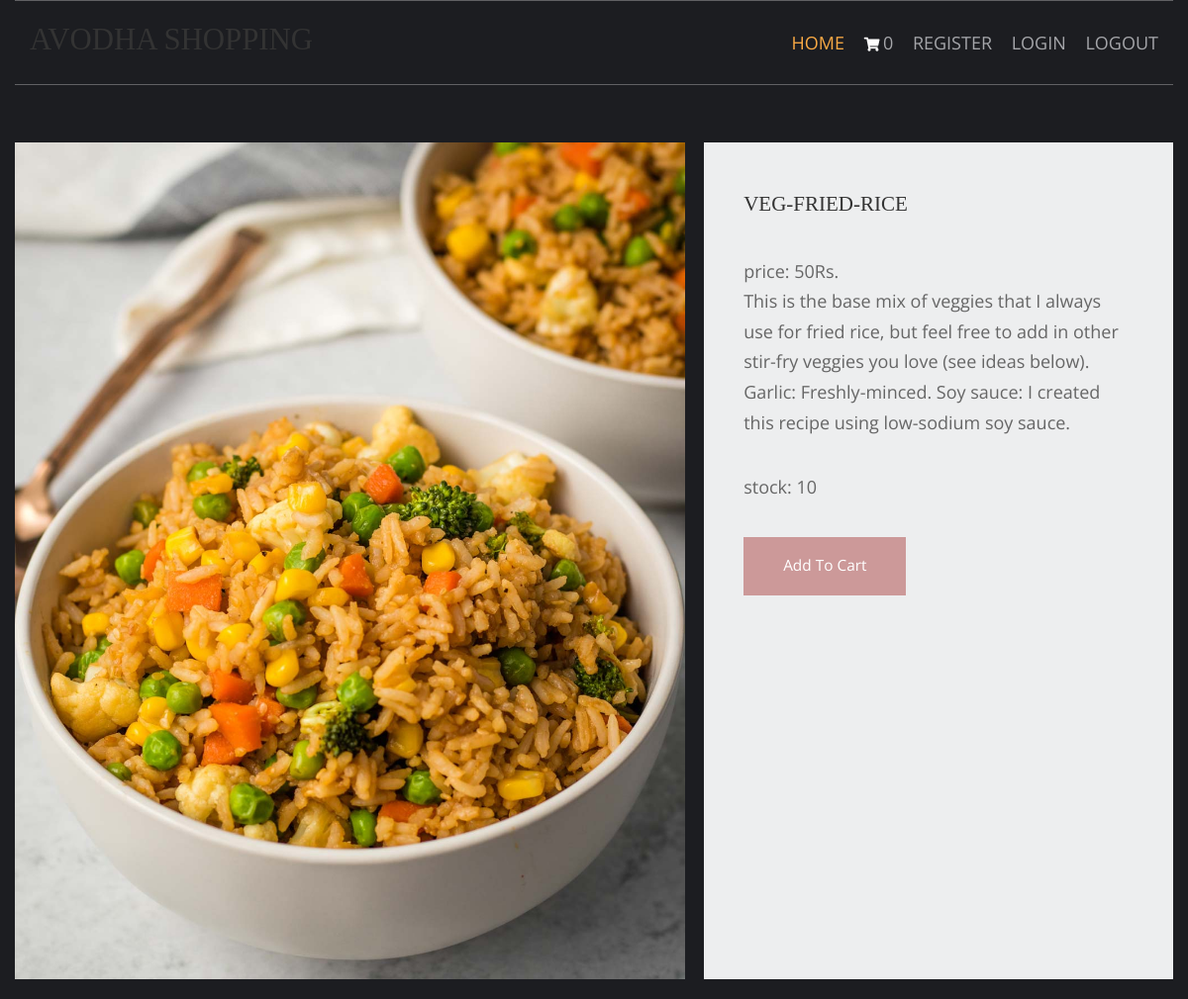
/vegetable-recepies/veg-fried-rice/, run on the app's committed database.
### shop/models.py (models this page shows, shortened)
class products(models.Model):
    name=models.CharField(max_length=150, unique=True)
    slug=models.SlugField(max_length=250, unique=True)
    img=models.ImageField(upload_to='product')
    desc=models.TextField()
    stock=models.IntegerField()
    available=models.BooleanField()
    price=models.IntegerField()
    category=models.ForeignKey(categ,on_delete=models.CASCADE)

### shop/views.py (the view)
# urls.py: path('<slug:c_slug>/<slug:product_slug>/',views.prodDetails,name='details'),
def prodDetails(request,c_slug,product_slug):
    try:
        prod=products.objects.get(category__slug=c_slug,slug=product_slug)
    except Exception as e:
        raise e
    return render(request,'item.html',{'pr':prod})

### cart/context_processor.py (called while the page is built)
def count(request):
    item_count=0
    if 'admin' in request.path:
        return {}
    else:
        try:
            ct=cartlist.objects.filter(cart_id=c_id(request))
            cti=items.objects.all().filter(cart=ct[:1])
            for c in cti:
                item_count+=c.quan
        except cartlist.DoesNotExist:
            item_count=0
        return dict(itc=item_count)

### cart/views.py (called while the page is built)
def c_id(request):
    ct_id=request.session.session_key
    if not ct_id:
        ct_id=request.session.create()
    return ct_id

### templates/item.html (shortened to what this page needs)
{% extends 'base.html' %}
{% load static %}
{% block content %}
<html lang="en">
<head>
    <link href="{% static 'pr/fontawesome/css/all.min.css' %}" rel="stylesheet" />
    <link href="{% static 'pr/css/templatemo-comparto.css' %}" rel="stylesheet" />
</head>
<body>
  <br><br>
        <section class="tm-mb-1" id="about">
            <div class="tm-row tm-about-row">
                <div class="tm-section-1-l">
                    <img src="{{pr.img.url}}" alt="About image" class="tm-img-responsive">
                </div>
                <article class="tm-section-1-r tm-bg-color-8">
                    <h2 class="tm-mb-2 tm-title-color">{{pr.name}}</h2>
                    <p>price: {{pr.price}}Rs. <br>{{pr.desc}}</p>
                    <p>stock: {{pr.stock}}</p>
{% if pr.stock <= 0 %}
                    <h1 style="color:red">sorry.no stock left</h1>
                    {% else %}
                    <a href="{% url 'addcart' pr.id %}" class="tm-btn tm-btn-1 tm-link-to-services">Add To Cart</a>
                    {% endif %}
                </article>
            </div>
        </section>
</body>
</html>
{% endblock %}

### static/hm/layout/styles/layout.css (style rules this page uses)
*, *::before, *::after { transition:all .3s ease-in-out; }
body { color:#A5A6AA; background-color:#1C1D21; }
a { color:#FBAB45; }

### static/pr/css/templatemo-comparto.css (style rules this page uses)
*, *::before, *::after { box-sizing: border-box; outline: none; }
ul, h1, h2, h3, h4, p, figure { padding: 0; margin: 0; }
body { font-family: 'Open Sans', Arial, sans-serif; font-size: 18px; overflow-x: hidden; padding-left: 15px; padding-right: 15px; margin: 0; }
h2 { font-size: 1.5rem; }
a { transition: all 0.3s ease; text-decoration: none; }
p { color: #666; line-height: 1.7; margin-bottom: 35px; }
h1, h2, h3, h4, h5, h6 { color: #333; }
.tm-mb-1 { margin-bottom: 20px; }
.tm-mb-2 { margin-bottom: 40px; }
.tm-bg-color-8 { background-color: #EDEEEF; }
.tm-img-responsive { max-width: 100%; height: auto; }
.tm-section-1-l { width: 57.85%; margin-right: 1.65%; }
.tm-section-1-r { padding: 50px 40px; width: 40.5%; }
.tm-row { display: flex; }
.tm-btn { display: inline-block; padding: 15px 40px; font-size: 1.1rem; border: none; background-color: #CC9999; color: white; }
a { color: #666; }

### static/hm/layout/styles/framework.css (style rules this page uses)
html { overflow-y:scroll; overflow-x:hidden; }
html, body { margin:0; padding:0; font-size:14px; line-height:1.6em; }
*, *::before, *::after { box-sizing:border-box; }
a { outline:none; text-decoration:none; }
img { width:auto; max-width:100%; height:auto; margin:0; padding:0; border:none; line-height:normal; vertical-align:middle; }
body, input, textarea, select { font-family:Verdana, Geneva, sans-serif; }
h1, h2, h3, h4, h5, h6, .heading { font-family:Georgia, "Times New Roman", Times, serif; }
::placeholder { opacity:1; }
h1, h2, h3, h4, h5, h6, .heading { margin:0 0 20px 0; font-size:1.4rem; line-height:normal; font-weight:normal; text-transform:uppercase; }
address, article, aside, figcaption, figure, footer, header, main, nav, section { display:block; margin:0; padding:0; }

### data on the page
products: img (picture), name "VEG-FRIED-RICE", price "50", desc "This is the base mix of veggies that I always use for fried rice, but feel free to add in other stir-fry veggies you love (see ideas below). Garlic: Freshly-minced. Soy sauce: I created this recipe using low-sodium soy sauce.", stock "10"

### other printed values
{{ itc }} "0"
